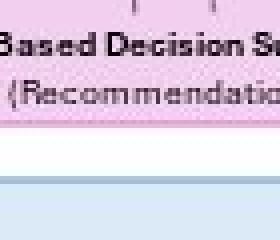
#> input picture scratch/crops/ai_head.png, 70 x 60 px, given in place of media_1794117053190_da0c1993.jpg, which was not available (shown 4 times larger)
$ python extract_crops.py
#> lines starting #> are read from the running program, lines starting #| are printed output that depends on the picture
from PIL import Image
import os

src = Image.open('C:/Users/gliam/.gemini/antigravity/brain/e8e228c4-35c3-4984-b02d-637653b89188/.user_uploaded/media_1794117053190_da0c1993.jpg')
#> src is the input picture: PIL image 70x60 RGB; mean R, G, B 220.9, 208.1, 227.9
os.makedirs('scratch/crops', exist_ok=True)

crops = {
    "ph_sensor": (60, 20, 140, 125),
    "temp_sensor": (160, 45, 250, 125),
    "esp32": (230, 215, 320, 365),
    "lcd": (55, 230, 150, 285),
    "leds": (370, 220, 410, 275),
    "buzzer": (365, 285, 415, 330),
    "lora_module": (45, 465, 130, 520),
    "lora_gateway": (420, 435, 525, 515),
    "cloud_db": (60, 580, 130, 645),
    "ml_brain": (235, 585, 310, 645),
    "ai_head": (420, 585, 490, 645),
}

for name, box in crops.items():
    cropped = src.crop(box)
    cropped.save(f'scratch/crops/{name}.png')
    print(f"Cropped {name}: {cropped.size}")
#> this loop made 11 passes
#> pass 1, `cropped = src.crop(box)`:
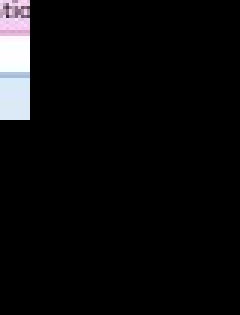
#> cropped: PIL image 80x105 RGB (shown 3 times larger); mean R, G, B 10.7, 10.5, 11.2
#> after the loop: cropped: PIL image 70x60 RGB; every value is 0

$ run again, on scratch/crops/lcd.png
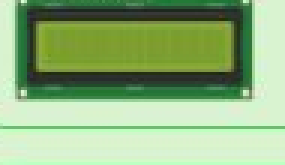
#> input picture scratch/crops/lcd.png, 95 x 55 px, given in place of media_1794117053190_da0c1993.jpg, which was not available (shown 3 times larger)
#> src is the input picture: PIL image 95x55 RGB; mean R, G, B 144.7, 179.3, 126.5
#> the loop `for name, box in crops.items():` made 11 passes
#> pass 1, `cropped = src.crop(box)`:
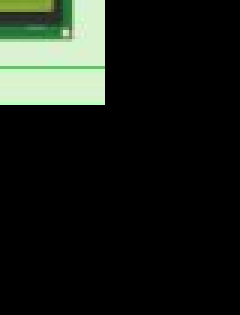
#> cropped: PIL image 80x105 RGB (shown 3 times larger); mean R, G, B 25.1, 30.2, 23.8
